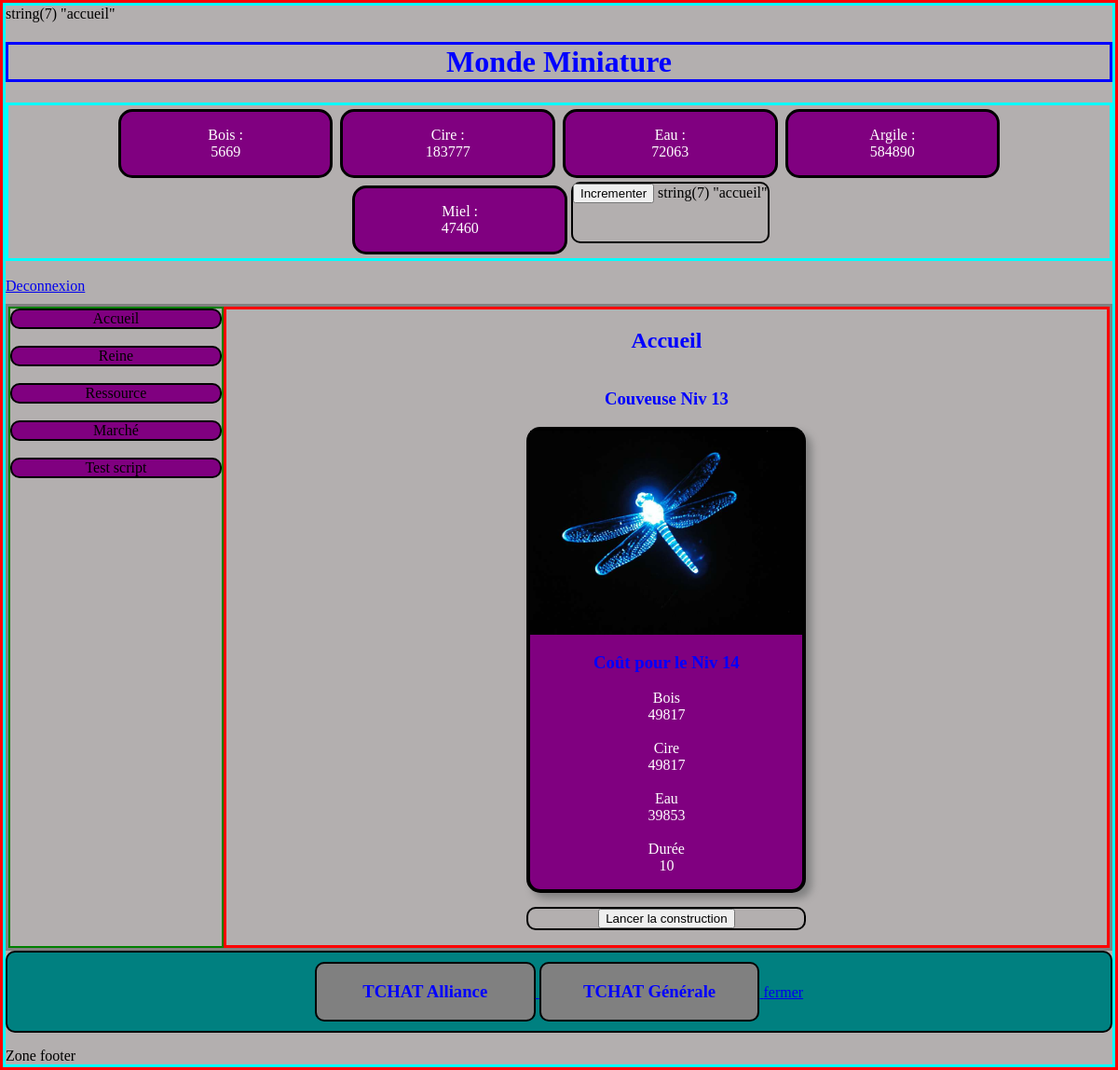
Page /controleur/routeur.php (signed in) on the committed database.
### tables this page shows
CREATE TABLE IF NOT EXISTS `recap` (
  `id` int(11) NOT NULL AUTO_INCREMENT,
  `couveuse` int(11) NOT NULL,
  `solarium` int(11) NOT NULL,
  `id_joueur` int(11) NOT NULL,
  PRIMARY KEY (`id`)
);

CREATE TABLE IF NOT EXISTS `batiment` (
  `id` int(11) NOT NULL AUTO_INCREMENT,
  `nomBatiment` varchar(255) NOT NULL,
  `bois` int(11) NOT NULL,
  `cire` int(11) NOT NULL,
  `eau` int(11) NOT NULL,
  `duree_construction` int(11) NOT NULL,
  PRIMARY KEY (`id`)
);

### vue/accueil.php (called while the page is built, shortened)
<?php
		require('../model/traitementAffichageInformation.php');
		require('../model/fonction.php');
		require_once('template/skeleton.php');
?>

### model/traitementAffichageInformation.php (called while the page is built, shortened)
<?php
		$bdd = Bdd::getBdd();
			$reqInfoAffichage = $bdd->prepare('SELECT * FROM recap WHERE id_joueur = :id_joueur');
			$reqInfoAffichage->execute(array(
			'id_joueur' => $_SESSION['id_joueur']
			));
			$resultatInfoAffichage = $reqInfoAffichage->fetch();
			$reqPrixBatiment = $bdd->prepare('SELECT * FROM batiment WHERE nomBatiment = :nomBatiment');
			$reqPrixBatiment->execute(array(
			'nomBatiment' => 'couveuse'
			));
			while($resultatPrixBatiment = $reqPrixBatiment->fetch())
			{
				 $boisCouveuse = $resultatPrixBatiment['bois'];
				 $cireCouveuse = $resultatPrixBatiment['cire'];
				 $eauCouveuse = $resultatPrixBatiment['eau'];
				 $dureeConstructionCouveuse = $resultatPrixBatiment['duree_construction'];
			}

### model/fonction.php (called while the page is built)
<?php
	function prixNiveauSup($niveauBatiment,$prix,$niveauTechnoReducRessource)
	{
		$coefMaitre = 1.62 ;
		$constanteDeReducRessource = 0.98 ;
		if($niveauBatiment == 0)
		{
			$prixBatimentNormal = $prix;
		}
		elseif($niveauBatiment ==1)
		{
			$prixBatimentNormal = $prix * $coefMaitre ;
		}
		elseif($niveauBatiment >=2)
		{
			$prixBatimentNormal = $prix*pow($coefMaitre ,$niveauBatiment-1);
		}
		else
		{
			return ' erreur : 1 ';
		}
		if($niveauTechnoReducRessource < 1 )
		{
			$prixfinal = $prixBatimentNormal;
			$prixfinal = round($prixfinal);
			return $prixfinal;
		}
		elseif($niveauTechnoReducRessource == 1)
		{
			$prixfinal = $prixBatimentNormal*$constanteDeReducRessource;
			$prixfinal = round($prixfinal);
			return $prixfinal;
		}
		elseif($niveauTechnoReducRessource >= 2)
		{
			$prixfinal = $prixBatimentNormal*pow($constanteDeReducRessource,($niveauTechnoReducRessource-1));
			$prixfinal = round($prixfinal);
			return $prixfinal;
		}
		else
		{
			return'erreur : 2';
		}
	}

### vue/component/section/sectionBatiment.php (the view, shortened to what this page needs)
<section class="conteneurBatiment" >
	<div class="encadreGeneral">
		<h3>Couveuse Niv <?php echo $_SESSION['niveauCouveuse']; ?> </h3>
		<div class="encadrePhoto" title="couveuse">
			<img src="../vue/asset/image/couveuse.png" title="couveuse" alt="couveuse" class="img"/>
			<h3>Coût pour le Niv <?= $nSup = $resultatInfoAffichage['couveuse']+1;?> </h3>
			<p>
				<?php
					$boisCouveuse = prixNiveauSup($nSup,$boisCouveuse,4);
					$cireCouveuse = prixNiveauSup($nSup,$cireCouveuse,4);
					$eauCouveuse = prixNiveauSup($nSup,$eauCouveuse,4);
				?>
				Bois</br><?= $boisCouveuse ; ?></br></br>
				Cire</br><?= $cireCouveuse; ?></br></br>
				Eau</br><?=$eauCouveuse; ?></br></br>
				Durée</br><?=$dureeConstructionCouveuse ; ?>
			</p>
		</div>
		<form method="post" action="../model/traitementConstructionBatiment.php" >
			<input type="submit" value="Lancer la construction" />
		</form>
	</div>
</section>

### controleur/routeur.php (shortened to what this page needs)
<?php
	if(isset($_SESSION['Auth']) AND $_SESSION['Auth'] == true )
	{
		if(!empty($_SESSION['destination']))
		{
			$destination = $_SESSION['destination'];
		}
		else
			if(!empty($_GET['destination']))
			{
				$destination = $_GET['destination'];
			}else
				$destination = 'accueil';
		var_dump($destination);
        require_once('../vue/'.$destination.'.php');
	}
?>

### vue/template/skeleton.php
<!DOCTYPE html>
<html>
	<?php require_once('../vue/component/head.php'); ?>
    <body>
        <?php
            require_once('../vue/component/header/header.php');
            require_once('sectionGeneralTemplate.php');
            require_once('../vue/component/section/tchat.php');
            require_once('../vue/component/footer/footer.php');
        ?>
	</body>
</html>

### vue/component/head.php (shortened to what this page needs)
<head>
	<link href="../vue/asset/css/style.css" rel="stylesheet" type="text/css" />
</head>

### vue/component/header/header.php (shortened to what this page needs)
<header>
    <h1>Monde Miniature</h1>
    <?php
            require('../vue/component/ressourceBarre.php');
            ?>
            </br><a href="../controleur/deconnexionControleur.php" >Deconnexion</a>
</header>

### vue/component/ressourceBarre.php (shortened to what this page needs)
<div class="conteneurRessource">
	<div class="ressource">
		<p>Bois :</br><?php echo $_SESSION['bois_total'] ; ?></p>
	</div>
	<div class="ressource">
		<p>Cire :</br><?php echo $_SESSION['cire_total'] ; ?></p>
	</div>
	<div class="ressource">
		<p>Eau :</br><?php echo $_SESSION['eau_total'] ; ?></p>
	</div>
	<div class="ressource">
		<p>Argile :</br><?php echo $_SESSION['argile_total'] ; ?></p>
	</div>
	<div class="ressource">
		<p>Miel :</br><?php echo $_SESSION['nourriture_total'] ; ?></p>
	</div>
	<form action="../model/traitementIncrementation.php" method="post" >
		<input type="submit" value="Incrementer"  />
		<?php var_dump($localisation ); ?>
	</form>
</div>

### vue/template/sectionGeneralTemplate.php
<section class="conteneur">
	<?php
		require_once('../vue/component/nav/navigation.php') ;
		?>
		<div class="divGeneral">
			<h2><?= ucfirst($destination); ?></h2>
			<?php
				require_once('../vue/component/section/'. $section .'.php');
			?>
		</div>
</section>

### vue/component/nav/navigation.php
<div class="conteneurNavigation">
	<a href="../controleur/routeur.php?destination=accueil" class="nav" name="accueil" id="accueil" title="accueil"><div class="navigation" >Accueil</div></a></br>
	<a href="../controleur/routeur.php?destination=reine" class="nav" name="reine" id="reine" title="reine"><div class="navigation" >Reine</div></a></br>
	<a href="../controleur/routeur.php?destination=ressource" class="nav" name="ressource" id="ressource" title="Ressource"><div class="navigation" >Ressource</div></a></br>
	<a href="../controleur/routeur.php?destination=marche" class="nav" name="marche" id="marche" title="marche"><div class="navigation" >Marché</div></a></br>
	<a href="../controleur/routeur.php?destination=testScript" class="nav"  ><div class="navigation" >Test script</div></a></br>
</div>

### vue/component/section/tchat.php (shortened to what this page needs)
<div class="tchat" >
    <a href="#fenetreAlliance"  >
        <div id="tchatAlli">
            <h3>TCHAT Alliance</h3>
        </div>
    </a>
    <a href="#fenetreGenerale"  >
        <div id="tchatAlli">
            <h3>TCHAT Générale</h3>
        </div>
    </a>
        <a href="#">fermer</a>
</div>

### vue/component/footer/footer.php
<footer>
    <p>Zone footer</p>
</footer>

### vue/asset/css/style.css (style rules this page uses)
body { margin:0 auto; border:solid aqua ; background-color: rgb(179, 175, 175); }
html { border:solid red; }
h1 { border:solid blue; }
.divGeneral { display: flex; flex-direction: column; width: 100%; border:solid red; }
.conteneurRessource { border:solid aqua ; text-align:center; display:flex; flex-wrap:wrap; justify-content:center; }
.ressource { text-align:center; color:white; width:19%; margin:4px; border:solid black ; background-color:purple; border-radius:15px; text-align:center; }
.conteneur { display:flex; border:solid grey; margin-top:10px; text-align:center; }
.conteneurNavigation { border:solid green 2px; text-align:center; width:24%; }
.navigation { border:solid black 2px; text-align:center; border-radius: 10px; background-color:purple; }
.nav { color:black; text-decoration:none; }
form { border:solid black 2px; border-radius:10px; box-sizing:border-box; flex-direction:column; }
.encadreGeneral { text-align:center; margin: 0 auto; width: 300px; }
.encadrePhoto { border:solid black 4px; border-radius: 15px; box-shadow: 6px 6px 9px grey; margin-bottom:15px ; width:0 auto; height:0 auto; background-color:purple; color:white; }
h3 { color:black; }
h1,h2,h3 { color:blue; text-align:center; }
.tchat { border:solid black 2px; border-radius:10px; background-color:teal; text-align:center; padding:10px; }
#tchatAlli,#tchatGeneral { display:inline-block; border:solid black 2px; border-radius:10px; background-color:grey; width:20%; text-decoration:none; }
.img { width:100%; }

### rows in the picture
recap: $nSup = $resultatInfoAffichage['couveuse']+1 "14", couveuse.bois "49817", couveuse.cire "49817", couveuse.eau "39853"
batiment: duree_construction "10"

### other values in the picture
$_SESSION['bois_total'] "5669"
$_SESSION['cire_total'] "183777"
$_SESSION['eau_total'] "72063"
$_SESSION['argile_total'] "584890"
$_SESSION['nourriture_total'] "47460"
$destination "Accueil"
$_SESSION['niveauCouveuse'] "13"
